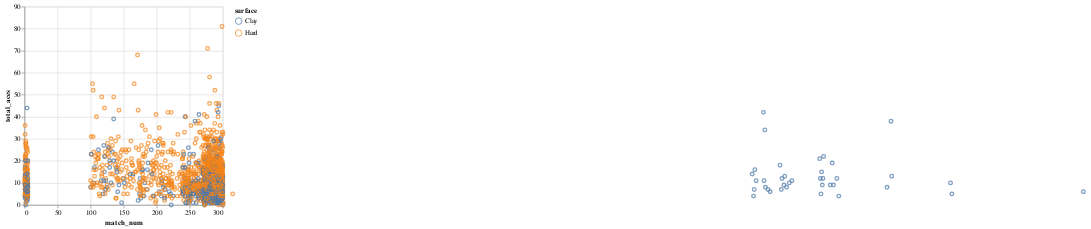
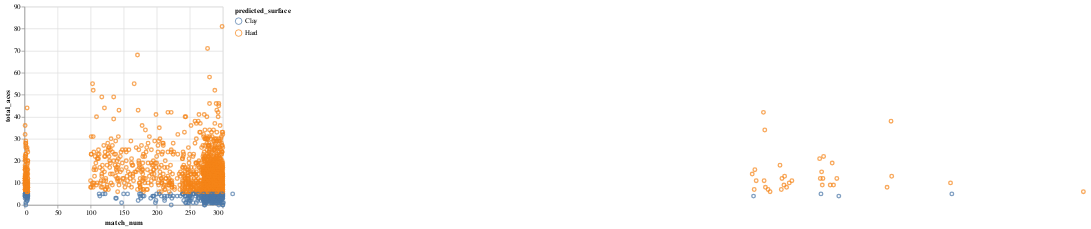

Here is the notebook cell these charts were saved with, in order:
### Code cell
#Chart of findings 
plot_predicted = alt.Chart(tennis_testing).mark_point().encode(
    x=alt.Y('match_num',
           scale = alt.Scale(domain=[0, 300])),
    y='total_aces',
    color = 'predicted_surface'
)
plot_actual= alt.Chart(tennis_testing).mark_point().encode(
    x=alt.Y('match_num',
           scale = alt.Scale(domain=[0, 300])),
    y='total_aces',
    color = 'surface'
)
display(plot_actual, plot_predicted)

### Figure 1 — Vega-Lite specification as saved in the notebook (floating-point values rounded to 4 significant figures; data arrays with more than 128 entries replaced by an {"elided": "..."} marker saying what was removed)
{"config": {"view": {"continuousWidth": 300, "continuousHeight": 300}}, "data": {"name": "data-f54f858482d202a9a69f77f38102e090"}, "mark": {"type": "point"}, "encoding": {"color": {"field": "surface", "type": "nominal"}, "x": {"field": "match_num", "scale": {"domain": [0, 300]}, "type": "quantitative"}, "y": {"field": "total_aces", "type": "quantitative"}}, "$schema": "https://vega.github.io/schema/vega-lite/v5.8.0.json", "datasets": {"data-f54f858482d202a9a69f77f38102e090": {"elided": "1859 records"}}}

### Figure 2 — Vega-Lite specification as saved in the notebook (floating-point values rounded to 4 significant figures; data arrays with more than 128 entries replaced by an {"elided": "..."} marker saying what was removed)
{"config": {"view": {"continuousWidth": 300, "continuousHeight": 300}}, "data": {"name": "data-f54f858482d202a9a69f77f38102e090"}, "mark": {"type": "point"}, "encoding": {"color": {"field": "predicted_surface", "type": "nominal"}, "x": {"field": "match_num", "scale": {"domain": [0, 300]}, "type": "quantitative"}, "y": {"field": "total_aces", "type": "quantitative"}}, "$schema": "https://vega.github.io/schema/vega-lite/v5.8.0.json", "datasets": {"data-f54f858482d202a9a69f77f38102e090": {"elided": "1859 records"}}}
